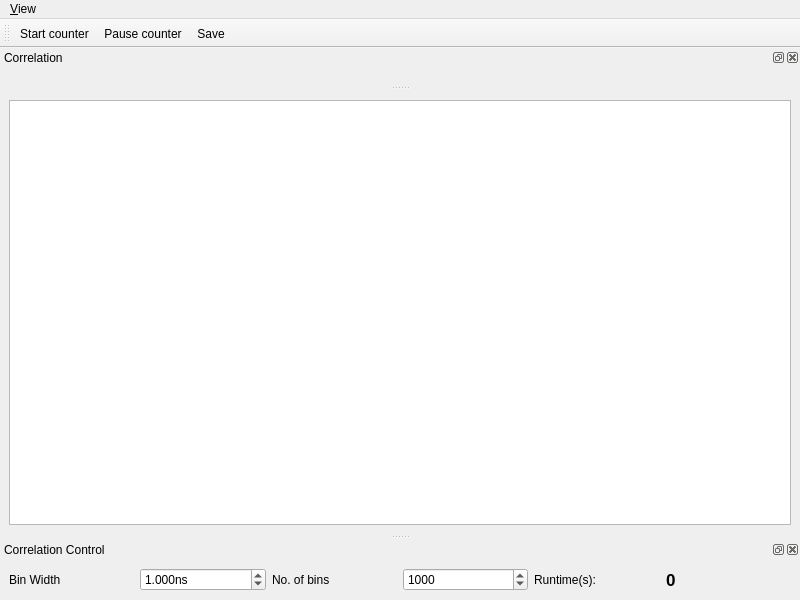
<?xml version="1.0" encoding="UTF-8"?>
<ui version="4.0">
 <class>MainWindow</class>
 <widget class="QMainWindow" name="MainWindow">
  <property name="geometry">
   <rect>
    <x>0</x>
    <y>0</y>
    <width>800</width>
    <height>600</height>
   </rect>
  </property>
  <property name="windowTitle">
   <string>qudi: Correlation</string>
  </property>
  <widget class="QWidget" name="centralwidget">
   <layout class="QGridLayout" name="gridLayout">
    <item row="0" column="0">
     <widget class="PlotWidget" name="correlation_hist_PlotWidget">
      <property name="minimumSize">
       <size>
        <width>782</width>
        <height>331</height>
       </size>
      </property>
     </widget>
    </item>
   </layout>
  </widget>
  <widget class="QMenuBar" name="menubar">
   <property name="geometry">
    <rect>
     <x>0</x>
     <y>0</y>
     <width>800</width>
     <height>21</height>
    </rect>
   </property>
   <widget class="QMenu" name="menuView">
    <property name="title">
     <string>&amp;View</string>
    </property>
    <addaction name="separator"/>
    <addaction name="separator"/>
    <addaction name="actionClose"/>
   </widget>
   <addaction name="menuView"/>
  </widget>
  <widget class="QDockWidget" name="correlation_DockWidget">
   <property name="sizePolicy">
    <sizepolicy hsizetype="Preferred" vsizetype="Preferred">
     <horstretch>1</horstretch>
     <verstretch>0</verstretch>
    </sizepolicy>
   </property>
   <property name="windowTitle">
    <string>Correlation</string>
   </property>
   <attribute name="dockWidgetArea">
    <number>4</number>
   </attribute>
   <widget class="QWidget" name="dockWidgetContents">
    <layout class="QVBoxLayout" name="verticalLayout"/>
   </widget>
  </widget>
  <widget class="QDockWidget" name="correlation_control_DockWidget">
   <property name="maximumSize">
    <size>
     <width>524287</width>
     <height>100</height>
    </size>
   </property>
   <property name="windowTitle">
    <string>Correlation Control</string>
   </property>
   <attribute name="dockWidgetArea">
    <number>8</number>
   </attribute>
   <widget class="QWidget" name="dockWidgetContents_2">
    <layout class="QHBoxLayout" name="horizontalLayout">
     <item>
      <widget class="QLabel" name="label">
       <property name="text">
        <string>Bin Width</string>
       </property>
      </widget>
     </item>
     <item>
      <widget class="QDoubleSpinBox" name="bin_width_DoubleSpinBox">
       <property name="locale">
        <locale language="English" country="UnitedStates"/>
       </property>
       <property name="suffix">
        <string>ns</string>
       </property>
       <property name="decimals">
        <number>3</number>
       </property>
       <property name="maximum">
        <double>1000000000000.000000000000000</double>
       </property>
       <property name="singleStep">
        <double>1.000000000000000</double>
       </property>
       <property name="value">
        <double>1.000000000000000</double>
       </property>
      </widget>
     </item>
     <item>
      <widget class="QLabel" name="label_2">
       <property name="text">
        <string>No. of bins</string>
       </property>
      </widget>
     </item>
     <item>
      <widget class="QSpinBox" name="no_of_bins_SpinBox">
       <property name="minimum">
        <number>1</number>
       </property>
       <property name="maximum">
        <number>1000000000</number>
       </property>
       <property name="singleStep">
        <number>10</number>
       </property>
       <property name="value">
        <number>1000</number>
       </property>
      </widget>
     </item>
     <item>
      <widget class="QLabel" name="label_3">
       <property name="toolTip">
        <string>If bigger than 1, the number of samples is averaged over the given number and then displayed. 
Use for extremely fast counting, since all the raw data is saved. 
Timestamps in oversampling interval are all equal to the averaging time.</string>
       </property>
       <property name="text">
        <string>Runtime(s): </string>
       </property>
      </widget>
     </item>
     <item>
      <widget class="QLabel" name="runtime_Label">
       <property name="font">
        <font>
         <family>Arial</family>
         <pointsize>13</pointsize>
         <weight>75</weight>
         <bold>true</bold>
        </font>
       </property>
       <property name="toolTip">
        <string>If bigger than 1, the number of samples is averaged over the given number and then displayed. 
Use for extremely fast counting, since all the raw data is saved. 
Timestamps in oversampling interval are all equal to the averaging time.</string>
       </property>
       <property name="text">
        <string>0</string>
       </property>
      </widget>
     </item>
    </layout>
   </widget>
  </widget>
  <widget class="QToolBar" name="counting_control_ToolBar">
   <property name="windowTitle">
    <string>Counting Controls</string>
   </property>
   <property name="toolButtonStyle">
    <enum>Qt::ToolButtonTextUnderIcon</enum>
   </property>
   <attribute name="toolBarArea">
    <enum>TopToolBarArea</enum>
   </attribute>
   <attribute name="toolBarBreak">
    <bool>false</bool>
   </attribute>
   <addaction name="start_counter_Action"/>
   <addaction name="pause_counter_Action"/>
   <addaction name="save_Action"/>
  </widget>
  <action name="start_counter_Action">
   <!-- <property name="checkable">
    <bool>true</bool>
   </property> -->
   <property name="icon">
    <iconset>
     <normaloff>../../artwork/icons/qudiTheme/22x22/start-counter.png</normaloff>../../artwork/icons/qudiTheme/22x22/start-counter.png</iconset>
   </property>
   <property name="text">
    <string>Start counter</string>
   </property>
   <property name="toolTip">
    <string>Start the counter</string>
   </property>
  </action>
  <action name="pause_counter_Action">
   <!-- <property name="checkable">
    <bool>true</bool>
   </property> -->
   <property name="icon">
    <iconset>
     <normaloff>../../artwork/icons/qudiTheme/22x22/restart-counter.png</normaloff>../../artwork/icons/qudiTheme/22x22/restart-counter.png</iconset>
   </property>
   <property name="text">
    <string>Pause counter</string>
   </property>
   <property name="toolTip">
    <string>Pause/Resume the counter</string>
   </property>
  </action>
  <action name="save_Action">
   <property name="icon">
    <iconset>
     <normaloff>../../artwork/icons/qudiTheme/22x22/record-counter.png</normaloff>../../artwork/icons/qudiTheme/22x22/record-counter.png</iconset>
   </property>
   <property name="text">
    <string>Save</string>
   </property>
   <property name="toolTip">
    <string>Save count trace to file</string>
   </property>
  </action>
  <action name="slow_counter_view_Action">
   <property name="checkable">
    <bool>true</bool>
   </property>
   <property name="text">
    <string>Histogram</string>
   </property>
   <property name="toolTip">
    <string>Show the Slow counter</string>
   </property>
  </action>
  <action name="slow_counter_parameters_view_Action">
   <property name="checkable">
    <bool>true</bool>
   </property>
   <property name="text">
    <string>Show parameters</string>
   </property>
   <property name="toolTip">
    <string>Show Slow counter parameters</string>
   </property>
  </action>
  <action name="restore_default_view_Action">
   <property name="text">
    <string>&amp;Restore default</string>
   </property>
  </action>
  <action name="counting_controls_view_Action">
   <property name="checkable">
    <bool>true</bool>
   </property>
   <property name="text">
    <string>&amp;Counting controls</string>
   </property>
  </action>
  <action name="actionClose">
   <property name="icon">
    <iconset>
     <normaloff>../../artwork/icons/oxygen/22x22/application-exit.png</normaloff>../../artwork/icons/oxygen/22x22/application-exit.png</iconset>
   </property>
   <property name="text">
    <string>Close</string>
   </property>
  </action>
  <action name="trace_selection_view_Action">
   <property name="checkable">
    <bool>true</bool>
   </property>
   <property name="checked">
    <bool>false</bool>
   </property>
   <property name="text">
    <string>Trace Selection</string>
   </property>
  </action>
 </widget>
 <customwidgets>
  <customwidget>
   <class>PlotWidget</class>
   <extends>QGraphicsView</extends>
   <header>pyqtgraph</header>
  </customwidget>
 </customwidgets>
 <resources/>
 <connections>
  <connection>
   <sender>slow_counter_view_Action</sender>
   <signal>triggered(bool)</signal>
   <receiver>correlation_DockWidget</receiver>
   <slot>setVisible(bool)</slot>
   <hints>
    <hint type="sourcelabel">
     <x>-1</x>
     <y>-1</y>
    </hint>
    <hint type="destinationlabel">
     <x>399</x>
     <y>136</y>
    </hint>
   </hints>
  </connection>
  <connection>
   <sender>correlation_DockWidget</sender>
   <signal>visibilityChanged(bool)</signal>
   <receiver>slow_counter_view_Action</receiver>
   <slot>setChecked(bool)</slot>
   <hints>
    <hint type="sourcelabel">
     <x>399</x>
     <y>136</y>
    </hint>
    <hint type="destinationlabel">
     <x>-1</x>
     <y>-1</y>
    </hint>
   </hints>
  </connection>
  <connection>
   <sender>slow_counter_parameters_view_Action</sender>
   <signal>triggered(bool)</signal>
   <receiver>correlation_control_DockWidget</receiver>
   <slot>setVisible(bool)</slot>
   <hints>
    <hint type="sourcelabel">
     <x>-1</x>
     <y>-1</y>
    </hint>
    <hint type="destinationlabel">
     <x>399</x>
     <y>551</y>
    </hint>
   </hints>
  </connection>
  <connection>
   <sender>correlation_control_DockWidget</sender>
   <signal>visibilityChanged(bool)</signal>
   <receiver>slow_counter_parameters_view_Action</receiver>
   <slot>setChecked(bool)</slot>
   <hints>
    <hint type="sourcelabel">
     <x>399</x>
     <y>551</y>
    </hint>
    <hint type="destinationlabel">
     <x>-1</x>
     <y>-1</y>
    </hint>
   </hints>
  </connection>
  <connection>
   <sender>counting_controls_view_Action</sender>
   <signal>triggered(bool)</signal>
   <receiver>counting_control_ToolBar</receiver>
   <slot>setVisible(bool)</slot>
   <hints>
    <hint type="sourcelabel">
     <x>-1</x>
     <y>-1</y>
    </hint>
    <hint type="destinationlabel">
     <x>399</x>
     <y>41</y>
    </hint>
   </hints>
  </connection>
  <connection>
   <sender>counting_control_ToolBar</sender>
   <signal>visibilityChanged(bool)</signal>
   <receiver>counting_controls_view_Action</receiver>
   <slot>setChecked(bool)</slot>
   <hints>
    <hint type="sourcelabel">
     <x>399</x>
     <y>41</y>
    </hint>
    <hint type="destinationlabel">
     <x>-1</x>
     <y>-1</y>
    </hint>
   </hints>
  </connection>
  <connection>
   <sender>actionClose</sender>
   <signal>triggered()</signal>
   <receiver>MainWindow</receiver>
   <slot>close()</slot>
   <hints>
    <hint type="sourcelabel">
     <x>-1</x>
     <y>-1</y>
    </hint>
    <hint type="destinationlabel">
     <x>399</x>
     <y>299</y>
    </hint>
   </hints>
  </connection>
 </connections>
</ui>
